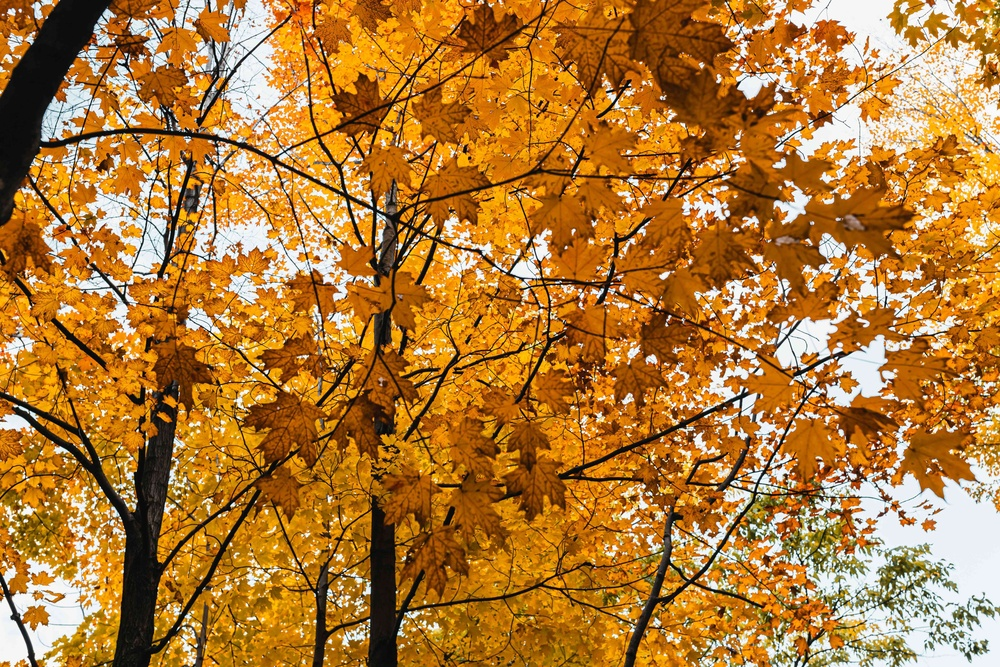
#> input picture Segmentation/PresentationSIFT/src/leaves1.jpg, 1000 x 667 px, shrunk from 6240 x 4160 before the run; its folder holds only this picture in this run
$ jupyter execute sift.ipynb
#> lines starting #> are read from the running program, lines starting #| are printed output that depends on the picture
**SIFT Descriptor**

[cell 1]
import os
import pandas as pd
import cv2
import numpy as np


path=os.getcwd()

path=path.replace('\\','/')


for an_image in os.listdir(path+'/src/'):

    image_path=path+'/src/'+an_image

    # SIFT descriptor
    image = cv2.imread(image_path, cv2.IMREAD_GRAYSCALE)
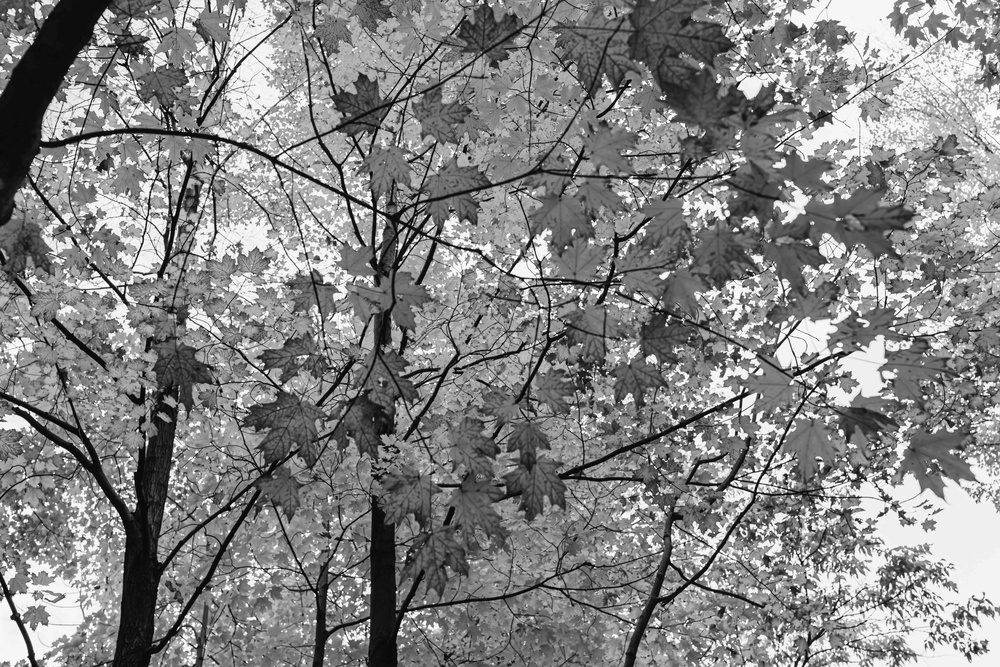
#> image: shape (667, 1000); min 0, max 255, mean 131
    if image is None:
        print(f"Failed to load {image_path}")

    max_features=100


    # SIFT feature detection and description
    sift = cv2.SIFT_create(nfeatures=max_features)
    keypoints, descriptors = sift.detectAndCompute(image, None)
#> keypoints = 100 keypoints; strongest (x, y, size): (878, 442, 1.9), (369, 620, 2.1), (126, 54, 2), (669, 316, 2)


    # Draw keypoints on the image
    annotated_image = cv2.drawKeypoints(image, keypoints, None, flags=cv2.DRAW_MATCHES_FLAGS_DRAW_RICH_KEYPOINTS)


    annotated_path=path+'/annotated/'+an_image+""
    cv2.imwrite(annotated_path, annotated_image)
    print(f"Annotated image saved at: {annotated_path}")


$ run again, on Segmentation/PresentationSIFT/src/tiles3.jpg
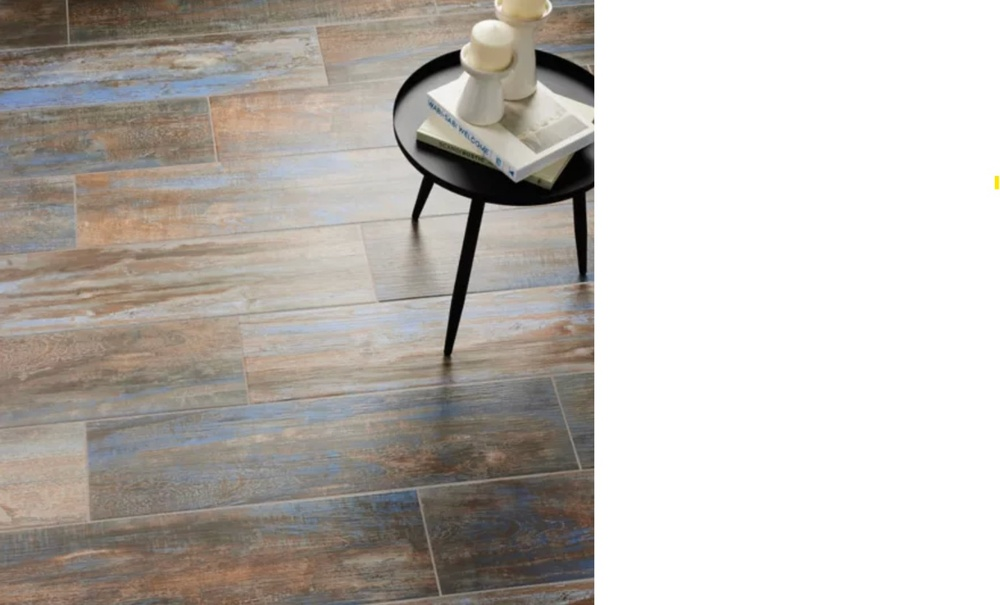
#> input picture Segmentation/PresentationSIFT/src/tiles3.jpg, 1000 x 605 px, shrunk from 1540 x 932 before the run
#> `image = cv2.imread(image_path, cv2.IMREAD_GRAYSCALE)`:
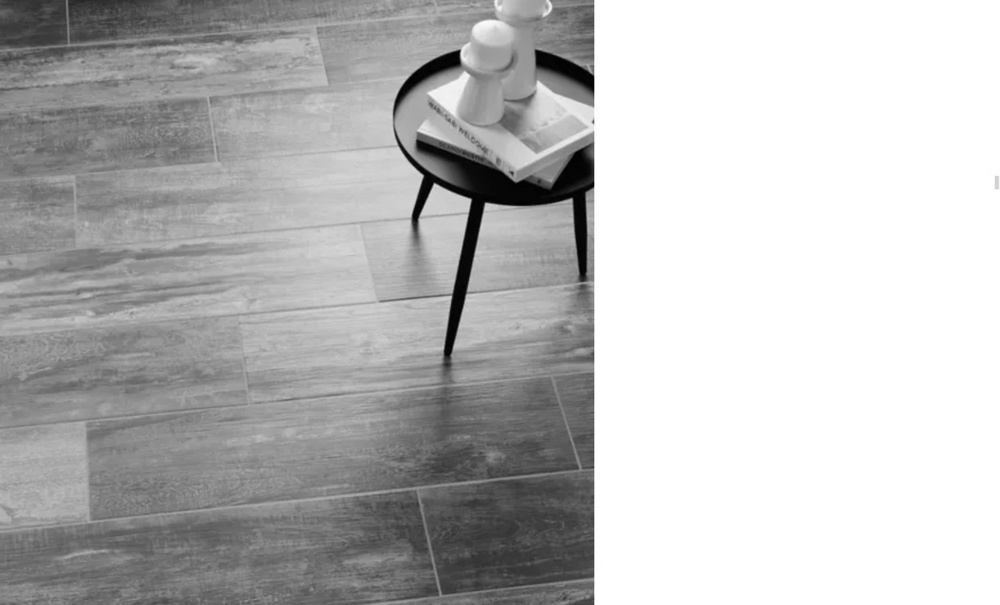
#> image: shape (605, 1000); min 0, max 255, mean 185.6
#> keypoints = 100 keypoints; strongest (x, y, size): (575, 176, 31.4), (582, 79, 18.7), (484, 184, 35), (488, 207, 6.5)

$ run again, on Segmentation/PresentationSIFT/src/leaves2.jpg
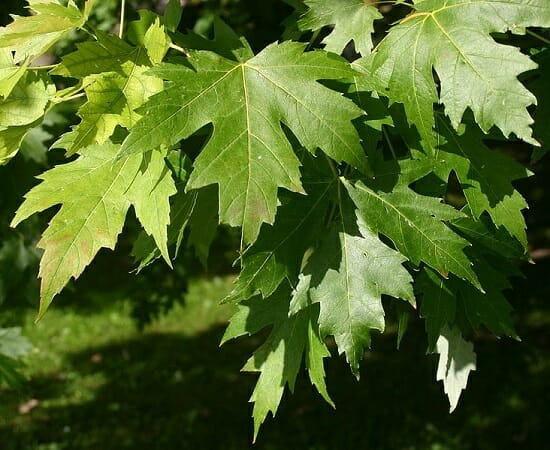
#> input picture Segmentation/PresentationSIFT/src/leaves2.jpg, 550 x 450 px
#> `image = cv2.imread(image_path, cv2.IMREAD_GRAYSCALE)`:
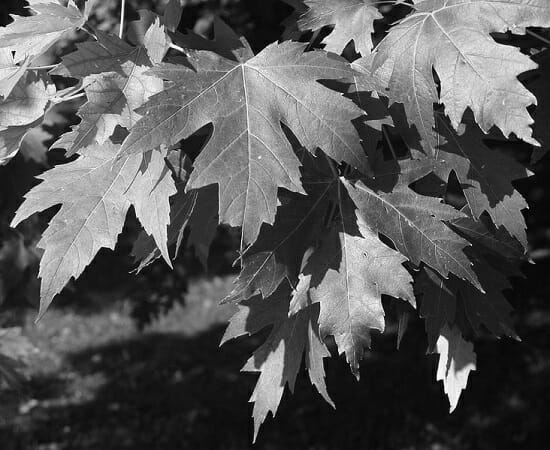
#> image: shape (450, 550); min 0, max 255, mean 87.5
#> keypoints = 100 keypoints; strongest (x, y, size): (13, 52, 2.5), (454, 383, 19.7), (415, 306, 1.9), (442, 344, 9.4)
